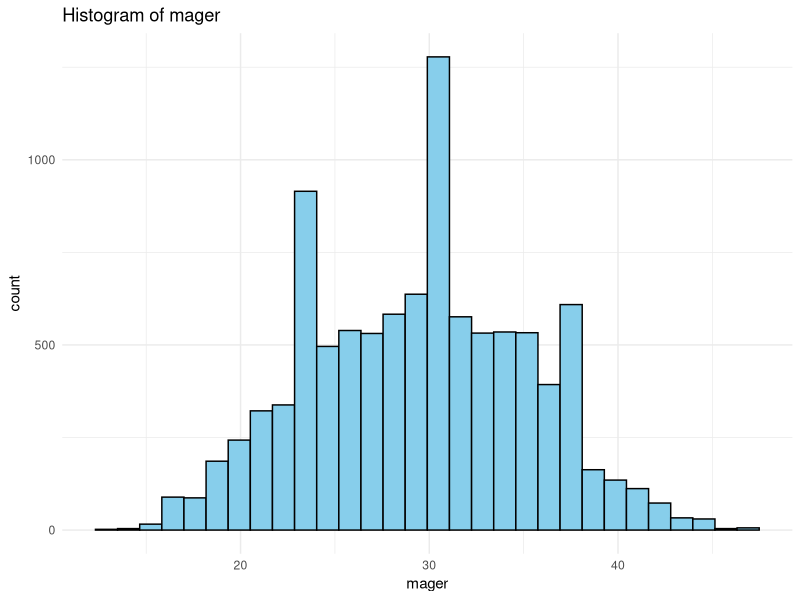
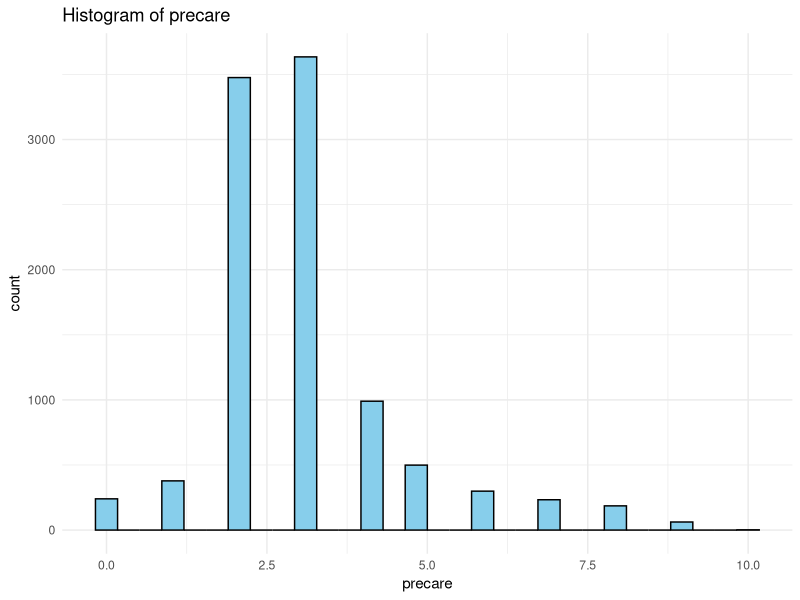
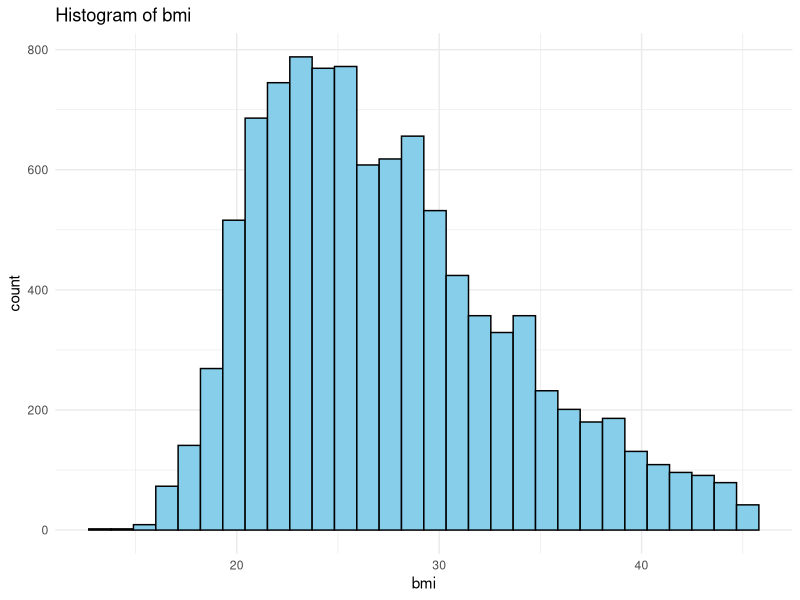
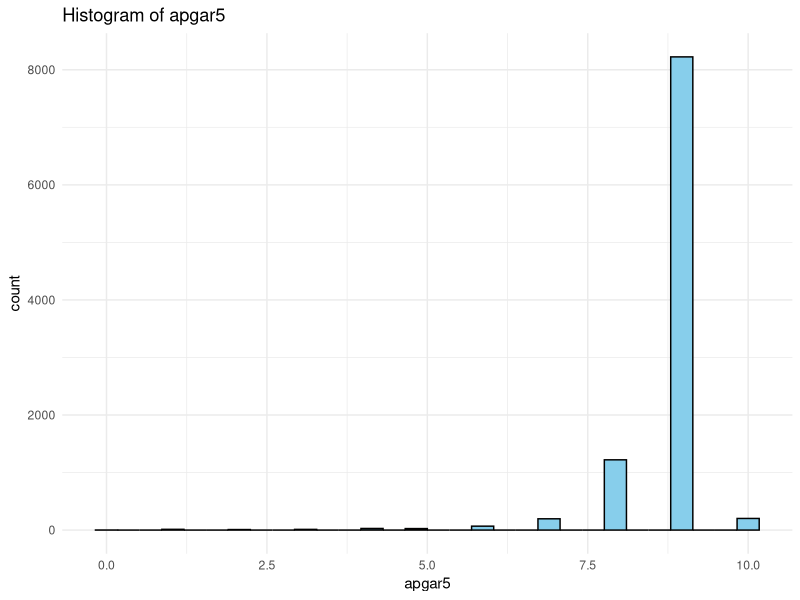
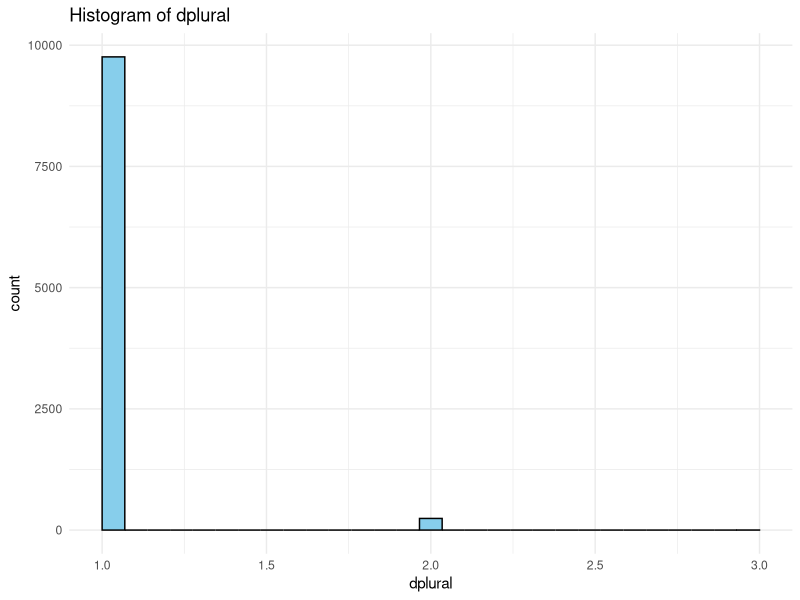
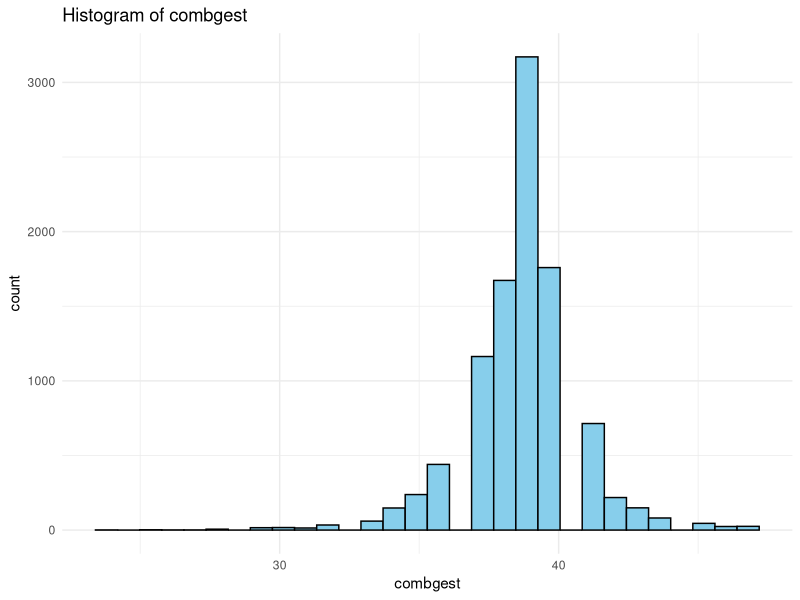
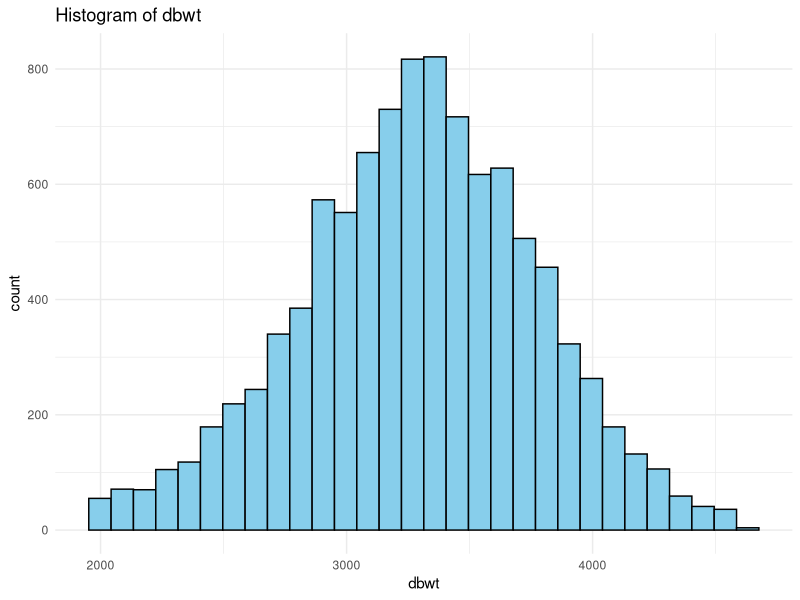

Reproduce these figures in R, in order. (Note: this script raises an error after producing the figures.)
library(tidyverse)
library(ggplot2)
library(dplyr)

df <- read.csv("../data/cleaned/natality_cleaned.csv")
head(df)

#histograms for numeric columns 
number_columns <- df %>% select(where(is.numeric)) %>% colnames()

for (col in number_columns) {
  print(
    ggplot(df, aes_string(x=col)) +
      geom_histogram(bins = 30, fill = "skyblue", color = "black") + 
      ggtitle(paste("Histogram of", col)) + 
      theme_minimal()
  )
}

#density KDE plots 
for (col in number_cols) {
  print(
    ggplot(df, aes_string(x = col)) + 
      geom_density(fill = "lightgreen", alpha = 0.5) + 
      ggtitle(paste("Density Plot of", col)) + 
      theme_minimal()
  )
}

#violin plots (outcome vs. chronic condition)
outcome_columns <- c("birth_weight")

for (var in outcome_columns) {
  print(
    ggplot(df, aes(x=factor(chronic_condition), y = .data[[var]])) +
      geom_violin(fill = "plum", alpha = 0.6) + 
      geom_boxplot(width = 0.15, outlier.color = "red") + 
      labs(
        x = "Chronic Condition (0 = No, 1 = Yes)", 
        y = var,
        title = paste("Violin Plot of", var, "by Chronic Condition")
      ) + 
      theme_minimal()
  )
}

#t-test: chronic vs non-chronic
outcome <- "birth_weight"

group1 <- df %>% filter(chronic_condition == 1) %>% pull(outcome)
group2 <- df %>% filter(chronic_condition == 0) %>% oull(outcome)

t_test_result <- t.test(group1, group2)

print("T-test Results:")
print(t_test_result)


